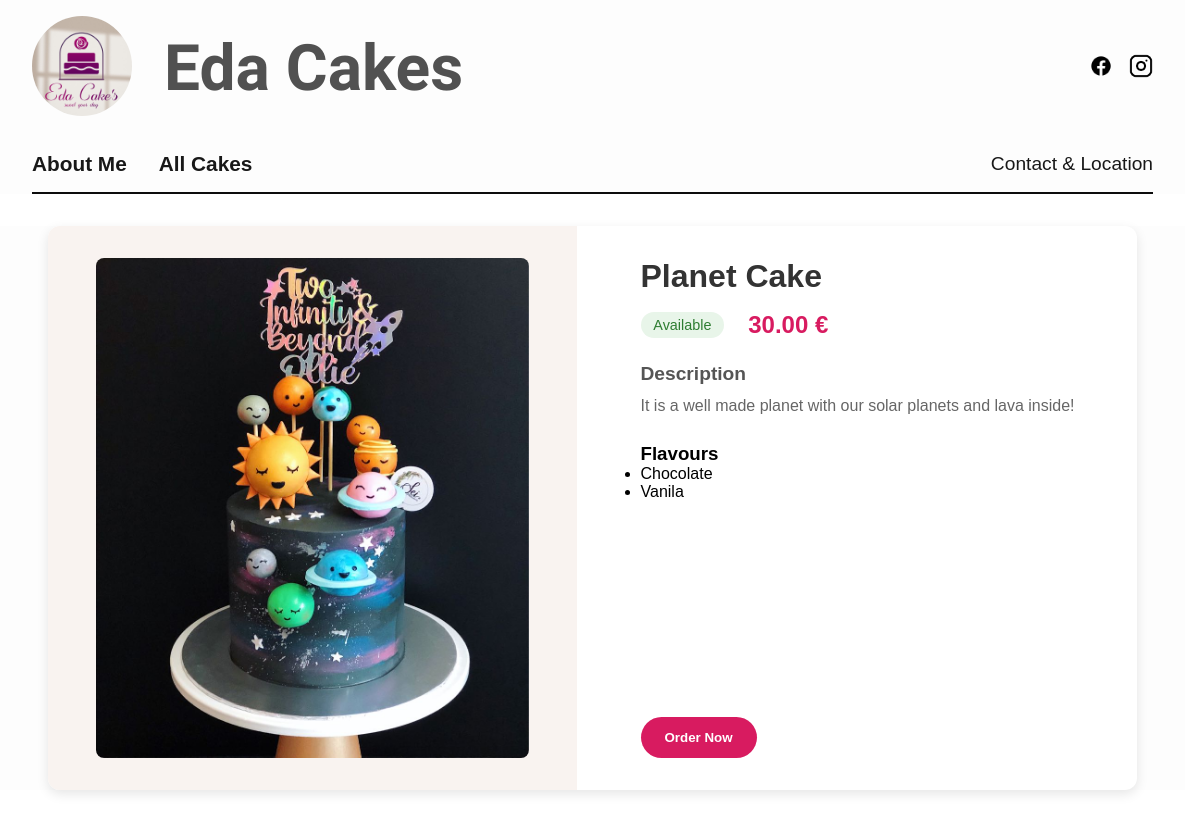
/cake/planet-cake, run on the app's committed database.
### main/models.py (models this page shows, shortened)
class CakeModel(models.Model):
      name = models.CharField(max_length=100)
      short_description = models.CharField(max_length=200,  null=True, blank=True)
      description = models.TextField()
      price = models.DecimalField(max_digits=10, decimal_places=2)
      image = models.ImageField(upload_to="cakes_image")
      flavour = models.ManyToManyField(Flavour, related_name="flavour", blank=True)
      is_popular = models.BooleanField(default=False)
      is_available = models.BooleanField(default=True)
      created_at = models.DateTimeField(auto_now_add=True)
      slug = models.SlugField(max_length=100, unique=True, db_index=True)
      class Meta:
        verbose_name = "Cake"  # Singular name in admin
        verbose_name_plural = "Cakes"

class Flavour(models.Model):
      flavour_name = models.CharField(max_length=100, unique=True)
      slug = models.SlugField(max_length=100, unique=True, db_index=True)

### main/views.py (the view)
# urls.py: path('cake/<slug:cake_slug>', views.SingleCakeView.as_view(), name="cake_info" ),
class SingleCakeView(DetailView):
    template_name = "main/view_cake.html"
    model = CakeModel
    slug_field = 'slug'
    slug_url_kwarg = 'cake_slug'
    context_object_name = 'cake'
    def get_context_data(self, **kwargs):
        context = super().get_context_data(**kwargs)
        return context

### main/templates/main/view_cake.html (shortened to what this page needs)
{% extends 'base.html' %}
{% load static %}
{% block css_files %}
  <link rel="stylesheet" href="{% static 'main/cake_view.css' %}" />
{% endblock %}
{% block content %}
<div class="cake-detail-container">
  <div class="cake-detail">
    <div class="cake-image-container">
      <img src="{{cake.image.url}}" alt="{{cake.name}}" class="cake-detail-image">
    </div>
    <div class="cake-detail-info">
      <h1 class="cake-title">{{cake.name}}</h1>
      <div class="cake-meta">
        {% if cake.is_available %}
          <span class="availability available">Available</span>
        {% else %}
          <span class="availability unavailable">Currently Unavailable</span>
        {% endif %}
        <span class="cake-price">{{cake.price}} €</span>
      </div>
      <div class="cake-description">
        <h3>Description</h3>
        <p>{{cake.description}}</p>
      </div>
      {% if cake.flavour.exists %}
      <div class="cake-flavours">
        <h3>Flavours</h3>
        <ul>
        {% for flavour in cake.flavour.all %}
          <li>{{ flavour.flavour_name }}</li>
        {% endfor %}
        </ul>
      </div>
      {% endif %}
      {% if cake.is_available %}
      <div class="cake-actions">
        <button class="order-button">Order Now</button>
      </div>
      {% endif %}
    </div>
  </div>
</div>
{% endblock %}

### static/style.css (style rules this page uses)
* { margin: 0; padding: 0; }

### static/include/header.css (style rules this page uses)
html { box-sizing: border-box; width: 100vw; overflow-x: hidden; }
*, *:before, *:after { box-sizing: inherit; }
body { margin: 0; padding: 0; width: 100%; overflow-y: scroll; font-family: Arial, sans-serif; }
body { padding-right: calc(100vw - 100%); }

### main/static/main/cake_view.css (style rules this page uses)
.cake-detail-container { max-width: 80rem; margin: 2rem auto; padding: 0 1rem; }
.cake-detail { display: flex; flex-direction: column; gap: 2rem; background: #fff; border-radius: 12px; box-shadow: 0 4px 12px rgba(0,0,0,0.1); overflow: hidden; }
@media (min-width: 768px) { .cake-detail { flex-direction: row; } }
.cake-image-container { flex: 1; background: #f9f3f0; display: flex; align-items: center; justify-content: center; padding: 2rem; }
.cake-detail-image { max-width: 100%; height: auto; max-height: 500px; object-fit: contain; border-radius: 8px; }
.cake-detail-info { flex: 1; padding: 2rem; display: flex; flex-direction: column; }
.cake-title { font-size: 2rem; color: #333; margin-bottom: 1rem; }
.cake-meta { display: flex; gap: 1.5rem; align-items: center; margin-bottom: 1.5rem; }
.availability { padding: 0.3rem 0.8rem; border-radius: 20px; font-size: 0.9rem; font-weight: 500; }
.available { background: #e8f5e9; color: #2e7d32; }
.cake-price { font-size: 1.5rem; font-weight: 700; color: #d81b60; }
.cake-description, .cake-ingredients { margin-bottom: 1.5rem; }
.cake-description h3, .cake-ingredients h3 { font-size: 1.2rem; margin-bottom: 0.5rem; color: #555; }
.cake-description p { color: #666; line-height: 1.6; }
.cake-actions { display: flex; gap: 1rem; margin-top: auto; padding-top: 1.5rem; }
.order-button, .wishlist-button { padding: 0.8rem 1.5rem; border: none; border-radius: 30px; font-weight: 600; cursor: pointer; transition: all 0.3s ease; }
.order-button { background: #d81b60; color: white; }

### data on the page
CakeModel: image (picture), name "Planet Cake", price "30.00", description "It is a well made planet with our solar planets and lava inside!"
Flavour: flavour_name "Chocolate"
Flavour: flavour_name "Vanila"
